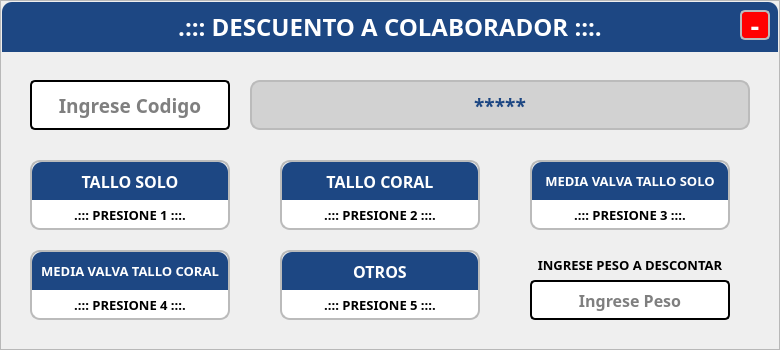
    <widget class="QFrame" name="frmAlertaDescuentoCodigoUsuario">
     <property name="geometry">
      <rect>
       <x>410</x>
       <y>275</y>
       <width>780</width>
       <height>350</height>
      </rect>
     </property>
     <property name="styleSheet">
      <string notr="true">#frmAlertaDescuentoCodigoUsuario{background-color: rgb(255, 255, 255);
color: rgb(0, 0, 0);
border:none;
border-radius: 10px;
border: 2px solid #D9D9D9;}</string>
     </property>
     <property name="frameShape">
      <enum>QFrame::StyledPanel</enum>
     </property>
     <property name="frameShadow">
      <enum>QFrame::Raised</enum>
     </property>
     <widget class="QLabel" name="lblTituloDescuentoColaborador">
      <property name="geometry">
       <rect>
        <x>2</x>
        <y>2</y>
        <width>776</width>
        <height>50</height>
       </rect>
      </property>
      <property name="font">
       <font>
        <family>Poppins</family>
        <pointsize>18</pointsize>
        <weight>75</weight>
        <bold>true</bold>
       </font>
      </property>
      <property name="styleSheet">
       <string notr="true">background-color: rgb(29, 71, 131);
color: rgb(255, 255, 255);
border-top-left-radius: 10px;
border-top-right-radius: 10px;</string>
      </property>
      <property name="text">
       <string>.::: DESCUENTO A COLABORADOR :::.</string>
      </property>
      <property name="alignment">
       <set>Qt::AlignCenter</set>
      </property>
     </widget>
     <widget class="QLabel" name="lblCodigoColaboradorDescuento">
      <property name="geometry">
       <rect>
        <x>250</x>
        <y>80</y>
        <width>500</width>
        <height>50</height>
       </rect>
      </property>
      <property name="font">
       <font>
        <family>Poppins</family>
        <pointsize>14</pointsize>
        <weight>75</weight>
        <bold>true</bold>
       </font>
      </property>
      <property name="styleSheet">
       <string notr="true">background-color: rgb(210, 210, 210);
color: #1D4783;
border-radius: 10px;
border: 2px solid #bbbbbb;</string>
      </property>
      <property name="text">
       <string>*****</string>
      </property>
      <property name="alignment">
       <set>Qt::AlignCenter</set>
      </property>
     </widget>
     <widget class="QLineEdit" name="txtIngresarCodigoColaboradorDescuento">
      <property name="geometry">
       <rect>
        <x>30</x>
        <y>80</y>
        <width>200</width>
        <height>50</height>
       </rect>
      </property>
      <property name="font">
       <font>
        <family>Poppins</family>
        <pointsize>14</pointsize>
        <weight>75</weight>
        <bold>true</bold>
       </font>
      </property>
      <property name="styleSheet">
       <string notr="true">background-color: rgb(255, 255, 255);
color: rgb(0, 0, 0);
border-radius: 5px;
border: 2px solid #000;
padding: 5px</string>
      </property>
      <property name="text">
       <string/>
      </property>
      <property name="alignment">
       <set>Qt::AlignCenter</set>
      </property>
      <property name="placeholderText">
       <string>Ingrese Codigo</string>
      </property>
     </widget>
     <widget class="QFrame" name="frmBtnTalloCoralDescuento">
      <property name="geometry">
       <rect>
        <x>280</x>
        <y>160</y>
        <width>200</width>
        <height>70</height>
       </rect>
      </property>
      <property name="styleSheet">
       <string notr="true">#frmBtnTalloCoralDescuento{
background-color: rgb(255, 255, 255);
border-radius: 10px;
border: 2px solid #bbbbbb;
}</string>
      </property>
      <property name="frameShape">
       <enum>QFrame::StyledPanel</enum>
      </property>
      <property name="frameShadow">
       <enum>QFrame::Raised</enum>
      </property>
      <widget class="QLabel" name="lblPresione2EditarPresentacion_2">
       <property name="geometry">
        <rect>
         <x>0</x>
         <y>40</y>
         <width>200</width>
         <height>30</height>
        </rect>
       </property>
       <property name="font">
        <font>
         <family>Poppins</family>
         <pointsize>10</pointsize>
         <weight>75</weight>
         <bold>true</bold>
        </font>
       </property>
       <property name="text">
        <string>.::: PRESIONE 2 :::.</string>
       </property>
       <property name="alignment">
        <set>Qt::AlignCenter</set>
       </property>
      </widget>
      <widget class="QLabel" name="lblDescuentoPresentacionTalloCoral">
       <property name="geometry">
        <rect>
         <x>2</x>
         <y>2</y>
         <width>196</width>
         <height>38</height>
        </rect>
       </property>
       <property name="font">
        <font>
         <family>Poppins</family>
         <pointsize>12</pointsize>
         <weight>75</weight>
         <bold>true</bold>
        </font>
       </property>
       <property name="styleSheet">
        <string notr="true">color: rgb(255, 255, 255);
border-top-left-radius: 10px;
border-top-right-radius: 10px;
background-color: rgb(29, 71, 131);</string>
       </property>
       <property name="text">
        <string>TALLO CORAL</string>
       </property>
       <property name="alignment">
        <set>Qt::AlignCenter</set>
       </property>
      </widget>
     </widget>
     <widget class="QFrame" name="frmBtnMediaValvaTalloSoloDescuento">
      <property name="geometry">
       <rect>
        <x>530</x>
        <y>160</y>
        <width>200</width>
        <height>70</height>
       </rect>
      </property>
      <property name="styleSheet">
       <string notr="true">#frmBtnMediaValvaTalloSoloDescuento{
background-color: rgb(255, 255, 255);
border-radius: 10px;
border: 2px solid #bbbbbb;
}</string>
      </property>
      <property name="frameShape">
       <enum>QFrame::StyledPanel</enum>
      </property>
      <property name="frameShadow">
       <enum>QFrame::Raised</enum>
      </property>
      <widget class="QLabel" name="lblPresione3EditarPresentacion_2">
       <property name="geometry">
        <rect>
         <x>0</x>
         <y>40</y>
         <width>200</width>
         <height>30</height>
        </rect>
       </property>
       <property name="font">
        <font>
         <family>Poppins</family>
         <pointsize>10</pointsize>
         <weight>75</weight>
         <bold>true</bold>
        </font>
       </property>
       <property name="text">
        <string>.::: PRESIONE 3 :::.</string>
       </property>
       <property name="alignment">
        <set>Qt::AlignCenter</set>
       </property>
      </widget>
      <widget class="QLabel" name="lblDescuentoPresentacionMediaValvaTalloSolo">
       <property name="geometry">
        <rect>
         <x>2</x>
         <y>2</y>
         <width>196</width>
         <height>38</height>
        </rect>
       </property>
       <property name="font">
        <font>
         <family>Poppins</family>
         <pointsize>10</pointsize>
         <weight>75</weight>
         <bold>true</bold>
        </font>
       </property>
       <property name="styleSheet">
        <string notr="true">color: rgb(255, 255, 255);
border-top-left-radius: 10px;
border-top-right-radius: 10px;
background-color: rgb(29, 71, 131);</string>
       </property>
       <property name="text">
        <string>MEDIA VALVA TALLO SOLO</string>
       </property>
       <property name="alignment">
        <set>Qt::AlignCenter</set>
       </property>
      </widget>
     </widget>
     <widget class="QFrame" name="frmBtnMediaValvaTalloCoralDescuento">
      <property name="geometry">
       <rect>
        <x>30</x>
        <y>250</y>
        <width>200</width>
        <height>70</height>
       </rect>
      </property>
      <property name="styleSheet">
       <string notr="true">#frmBtnMediaValvaTalloCoralDescuento{
background-color: rgb(255, 255, 255);
border-radius: 10px;
border: 2px solid #bbbbbb;
}</string>
      </property>
      <property name="frameShape">
       <enum>QFrame::StyledPanel</enum>
      </property>
      <property name="frameShadow">
       <enum>QFrame::Raised</enum>
      </property>
      <widget class="QLabel" name="lblPresione4EditarPresentacion_2">
       <property name="geometry">
        <rect>
         <x>0</x>
         <y>40</y>
         <width>200</width>
         <height>30</height>
        </rect>
       </property>
       <property name="font">
        <font>
         <family>Poppins</family>
         <pointsize>10</pointsize>
         <weight>75</weight>
         <bold>true</bold>
        </font>
       </property>
       <property name="text">
        <string>.::: PRESIONE 4 :::.</string>
       </property>
       <property name="alignment">
        <set>Qt::AlignCenter</set>
       </property>
      </widget>
      <widget class="QLabel" name="lblDescuentoPresentacionMediaValvaTalloCoral">
       <property name="geometry">
        <rect>
         <x>2</x>
         <y>2</y>
         <width>196</width>
         <height>38</height>
        </rect>
       </property>
       <property name="font">
        <font>
         <family>Poppins</family>
         <pointsize>10</pointsize>
         <weight>75</weight>
         <bold>true</bold>
        </font>
       </property>
       <property name="styleSheet">
        <string notr="true">color: rgb(255, 255, 255);
border-top-left-radius: 10px;
border-top-right-radius: 10px;
background-color: rgb(29, 71, 131);</string>
       </property>
       <property name="text">
        <string>MEDIA VALVA TALLO CORAL</string>
       </property>
       <property name="alignment">
        <set>Qt::AlignCenter</set>
       </property>
      </widget>
     </widget>
     <widget class="QFrame" name="frmBtnOtrosDescuento">
      <property name="geometry">
       <rect>
        <x>280</x>
        <y>250</y>
        <width>200</width>
        <height>70</height>
       </rect>
      </property>
      <property name="styleSheet">
       <string notr="true">#frmBtnOtrosDescuento{
background-color: rgb(255, 255, 255);
border-radius: 10px;
border: 2px solid #bbbbbb;
}</string>
      </property>
      <property name="frameShape">
       <enum>QFrame::StyledPanel</enum>
      </property>
      <property name="frameShadow">
       <enum>QFrame::Raised</enum>
      </property>
      <widget class="QLabel" name="lblPresione5EditarPresentacion_2">
       <property name="geometry">
        <rect>
         <x>0</x>
         <y>40</y>
         <width>200</width>
         <height>30</height>
        </rect>
       </property>
       <property name="font">
        <font>
         <family>Poppins</family>
         <pointsize>10</pointsize>
         <weight>75</weight>
         <bold>true</bold>
        </font>
       </property>
       <property name="text">
        <string>.::: PRESIONE 5 :::.</string>
       </property>
       <property name="alignment">
        <set>Qt::AlignCenter</set>
       </property>
      </widget>
      <widget class="QLabel" name="lblDescuentoPresentacionOtros">
       <property name="geometry">
        <rect>
         <x>2</x>
         <y>2</y>
         <width>196</width>
         <height>38</height>
        </rect>
       </property>
       <property name="font">
        <font>
         <family>Poppins</family>
         <pointsize>12</pointsize>
         <weight>75</weight>
         <bold>true</bold>
        </font>
       </property>
       <property name="styleSheet">
        <string notr="true">color: rgb(255, 255, 255);
border-top-left-radius: 10px;
border-top-right-radius: 10px;
background-color: rgb(29, 71, 131);</string>
       </property>
       <property name="text">
        <string>OTROS</string>
       </property>
       <property name="alignment">
        <set>Qt::AlignCenter</set>
       </property>
      </widget>
     </widget>
     <widget class="QFrame" name="frmBtnTalloSoloDescuento">
      <property name="geometry">
       <rect>
        <x>30</x>
        <y>160</y>
        <width>200</width>
        <height>70</height>
       </rect>
      </property>
      <property name="styleSheet">
       <string notr="true">#frmBtnTalloSoloDescuento{
background-color: rgb(255, 255, 255);
border-radius: 10px;
border: 2px solid #bbbbbb;
}</string>
      </property>
      <property name="frameShape">
       <enum>QFrame::StyledPanel</enum>
      </property>
      <property name="frameShadow">
       <enum>QFrame::Raised</enum>
      </property>
      <widget class="QLabel" name="lblPresione1EditarPresentacion_2">
       <property name="geometry">
        <rect>
         <x>0</x>
         <y>40</y>
         <width>200</width>
         <height>30</height>
        </rect>
       </property>
       <property name="font">
        <font>
         <family>Poppins</family>
         <pointsize>10</pointsize>
         <weight>75</weight>
         <bold>true</bold>
        </font>
       </property>
       <property name="text">
        <string>.::: PRESIONE 1 :::.</string>
       </property>
       <property name="alignment">
        <set>Qt::AlignCenter</set>
       </property>
      </widget>
      <widget class="QLabel" name="lblDescuentoPresentacionTalloSolo">
       <property name="geometry">
        <rect>
         <x>2</x>
         <y>2</y>
         <width>196</width>
         <height>38</height>
        </rect>
       </property>
       <property name="font">
        <font>
         <family>Poppins</family>
         <pointsize>12</pointsize>
         <weight>75</weight>
         <bold>true</bold>
        </font>
       </property>
       <property name="styleSheet">
        <string notr="true">color: rgb(255, 255, 255);
border-top-left-radius: 10px;
border-top-right-radius: 10px;
background-color: rgb(29, 71, 131);</string>
       </property>
       <property name="text">
        <string>TALLO SOLO</string>
       </property>
       <property name="alignment">
        <set>Qt::AlignCenter</set>
       </property>
      </widget>
     </widget>
     <widget class="QLabel" name="lblIngresePesoDescontar">
      <property name="geometry">
       <rect>
        <x>530</x>
        <y>250</y>
        <width>200</width>
        <height>30</height>
       </rect>
      </property>
      <property name="font">
       <font>
        <family>Poppins</family>
        <pointsize>10</pointsize>
        <weight>75</weight>
        <bold>true</bold>
       </font>
      </property>
      <property name="text">
       <string>INGRESE PESO A DESCONTAR</string>
      </property>
      <property name="alignment">
       <set>Qt::AlignCenter</set>
      </property>
     </widget>
     <widget class="QLineEdit" name="txtIngresarPesoDescuento">
      <property name="geometry">
       <rect>
        <x>530</x>
        <y>280</y>
        <width>200</width>
        <height>40</height>
       </rect>
      </property>
      <property name="font">
       <font>
        <family>Poppins</family>
        <pointsize>12</pointsize>
        <weight>75</weight>
        <bold>true</bold>
       </font>
      </property>
      <property name="styleSheet">
       <string notr="true">background-color: rgb(255, 255, 255);
color: rgb(0, 0, 0);
border-radius: 5px;
border: 2px solid #000;
padding: 5px</string>
      </property>
      <property name="text">
       <string/>
      </property>
      <property name="alignment">
       <set>Qt::AlignCenter</set>
      </property>
      <property name="placeholderText">
       <string>Ingrese Peso</string>
      </property>
     </widget>
     <widget class="QLabel" name="lblCerrarDescuentoColaborador">
      <property name="geometry">
       <rect>
        <x>740</x>
        <y>10</y>
        <width>30</width>
        <height>30</height>
       </rect>
      </property>
      <property name="font">
       <font>
        <family>Poppins</family>
        <pointsize>20</pointsize>
        <weight>75</weight>
        <bold>true</bold>
       </font>
      </property>
      <property name="styleSheet">
       <string notr="true">background-color: rgb(255, 0, 0);
color: rgb(255, 255, 255);
border-radius: 5px;
border: 2px solid #bbbbbb;</string>
      </property>
      <property name="text">
       <string>-</string>
      </property>
      <property name="alignment">
       <set>Qt::AlignCenter</set>
      </property>
     </widget>
    </widget>
